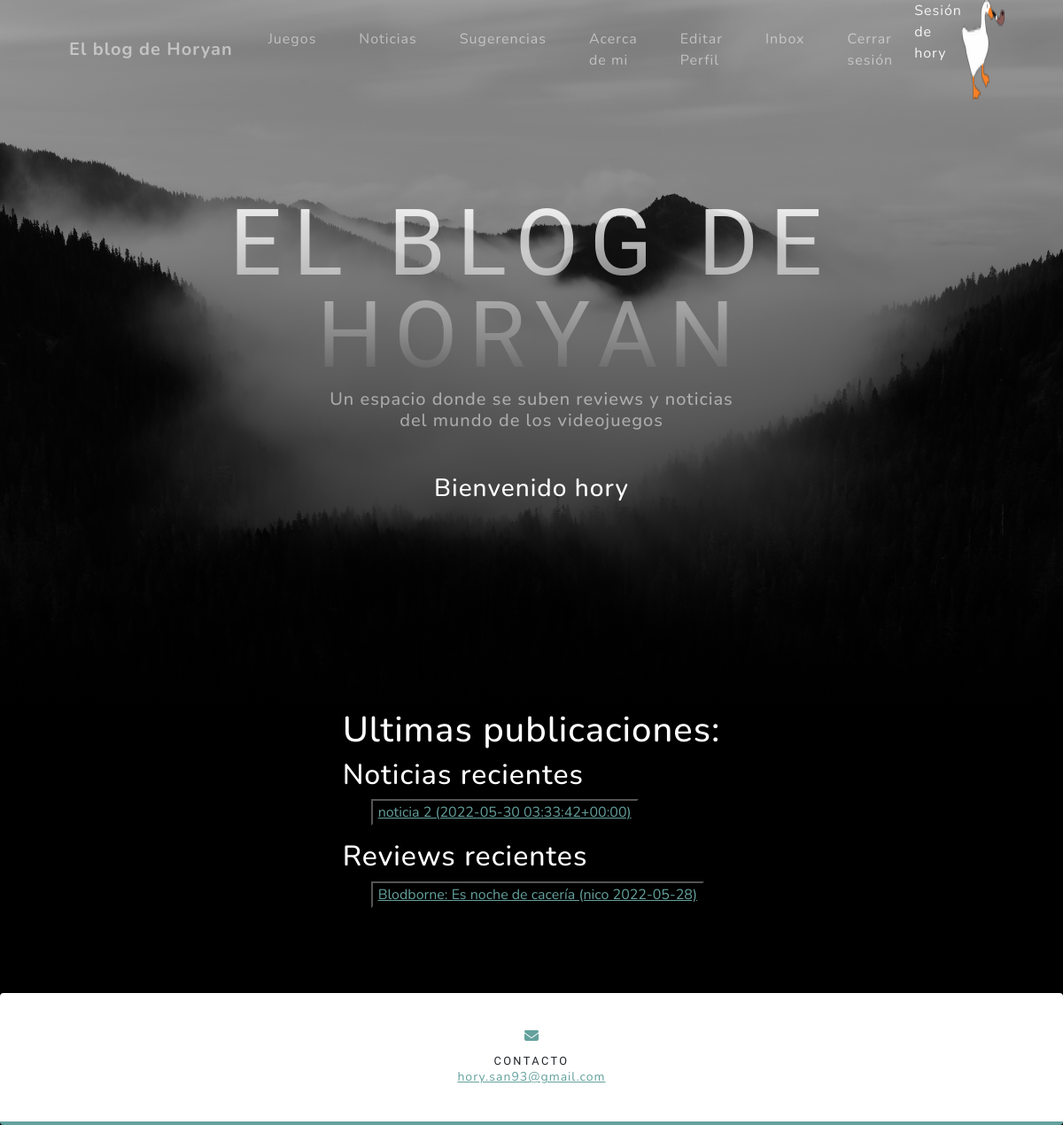
/App/ (signed in), run on the app's committed database.
### App/models.py (models this page shows)
class Noticia(models.Model):
    titulo = models.CharField(max_length=50)
    texto = RichTextField()
    imagen = models.ImageField()
    fecha =  models.DateTimeField(default=timezone.now)
    autor = models.ForeignKey(User, on_delete=models.CASCADE, blank= True, null=True)
    def __str__(self):
        return self.titulo+" ("+str(self.fecha)+")"

class Juego(models.Model):
    titulo = models.CharField(max_length=50)
    subtitulo = models.CharField(max_length=100)
    categoria = models.CharField(max_length=50)
    texto = RichTextField()
    imagen = models.ImageField(upload_to = "fotos_juegos", blank = True, null=True)
    fecha = models.DateField()
    autor = models.ForeignKey(User, on_delete=models.CASCADE, blank= True, null=True)
    def __str__(self):
        return self.titulo+": "+self.subtitulo+" ("+str(self.autor)+" "+str(self.fecha)+")"

### App/views.py (the view)
# urls.py: path('', views.inicio, name= 'inicio'),
def inicio(request):
    juegos_recientes = Juego.objects.order_by('-fecha')[:1]
    noticias_recientes = Noticia.objects.order_by('-fecha')[:1]
    if request.user.is_authenticated:
        avatar=Avatar.objects.filter(user=request.user)
        if not(avatar):
            return render(request,"App/inicio.html",{'juegos_recientes':juegos_recientes, 'noticias_recientes':noticias_recientes})
        return render(request,"App/inicio.html",{'url':avatar[0].avatar.url, 'juegos_recientes':juegos_recientes, 'noticias_recientes':noticias_recientes})
    return render(request,"App/inicio.html",{'juegos_recientes':juegos_recientes, 'noticias_recientes':noticias_recientes})

### App/templates/App/inicio.html
{% extends "App/padre.html" %}
{% load static %}
{% block titulo %}
<H1 class="mx-auto my-0 text-uppercase">El Blog de Horyan</H1>
<h2 class="text-white-50 mx-auto mt-2 mb-5"> Un espacio donde se suben reviews y noticias del mundo de los videojuegos </h2>
{% if request.user.is_authenticated %}
<h3 style="color:white"> Bienvenido {{user}}    </h3>
{% endif %}
{% endblock %}
{% block contenidoQueCambia %}
{% if not respuesta %}
<body style="background-color:black">
    <h1 style="color:rgb(255, 255, 255)"> Ultimas publicaciones: </h1>
    <h2 style="color:rgb(255, 255, 255)"> Noticias recientes </h2>
        <ul style="color:whitesmoke;">
            {% for noticia in noticias_recientes %}
                <button style="background-color: black">
                    <a href="{% url 'noticia_detalle' noticia.id %}"> {{noticia}} </a>
                </button>
            {% endfor %}
        </ul>
    <h2 style="color:rgb(255, 255, 255)"> Reviews recientes </h2>
        <ul style="color:whitesmoke;">
            {% for juego in juegos_recientes %}
                <button style="background-color: black">
                    <a href="{% url 'juego_detalle' juego.id %}"> {{juego}} </a>
                </button>
            {% endfor %}
        </ul>
</body>
{% endif %}
{% endblock %}
{% block contacto %}
<section class="contact-section bg-black">
            <div class="row-md-4 mb-3 mb-md-0">
                <div class="card py-4 h-100">
                    <div class="card-body text-center">
                        <i class="fas fa-envelope text-primary mb-2"></i>
                        <h4 class="text-uppercase m-0">Contacto</h4>
                        <div class="small text-black-50"><a href="#!">hory.san93@gmail.com</a></div>
                    </div>
                </div>
            </div>
</section>
{% endblock %}

### App/templates/App/padre.html (shortened to what this page needs)
<!DOCTYPE html>
<html lang="en">
    <head>
        {% load static %}
        <link href="{% static 'App/css/styles.css' %}" rel="stylesheet" />
    </head>
    <body id="page-top">
        <nav class="navbar navbar-expand-lg navbar-light fixed-top" id="mainNav">
            <div class="container px-4 px-lg-5">
                <a class="navbar-brand" href="{% url 'inicio' %}">El blog de Horyan</a>
                <div class="collapse navbar-collapse" id="navbarResponsive">
                    <ul class="navbar-nav ms-auto">
                        <li class="nav-item"><a class="nav-link" href="{% url 'juego_listar' %}">Juegos</a></li>
                        <li class="nav-item"><a class="nav-link" href="{% url 'noticia_listar' %}">Noticias</a></li>
                        <li class="nav-item"><a class="nav-link" href="{% url 'sugerencia_listar'%}">Sugerencias</a></li>
                        <li class="nav-item"><a class="nav-link" href="{% url 'acercademi'%}">Acerca de mi</a></li>
                        {% if not request.user.is_authenticated %}
                        <li class="nav-item"><a class="nav-link" href="{% url 'login'%}">Iniciar Sesión</a></li>
                        <li class="nav-item"><a class="nav-link" href="{% url 'register'%}">Nuevo Usuario</a></li>
                        {% else %}
                        <li class="nav-item"><a class="nav-link" href="{% url 'editarPerfil'%}">Editar Perfil</a></li>
                        <li class="nav-item"><a class="nav-link" href="{% url 'inbox'%}">Inbox</a></li>
                        <li class="nav-item"><a class="nav-link" href="{% url 'logout'%}">Cerrar sesión</a></li>
                        <h7 style="color:whitesmoke"> Sesión de {{user}} </h7>
                        <img  src="{{ url }}" alt=""/>
                        {% endif %}
                    </ul>
                </div>
            </div>
        </nav>
        <header class="masthead">
            <div class="container px-4 px-lg-5 d-flex h-100 align-items-center justify-content-center">
                <div class="d-flex justify-content-center">
                    <div class="text-center">
                        {% block titulo %}{% endblock %}
                    </div>
                </div>
            </div>
        </header>
        <div class="d-flex justify-content-center">
            <section class="mx-auto my-0">
                    {% block contenidoQueCambia %}
                    {% endblock %}
            </section>
        </div>
        {% block contacto %}
        {% endblock %}
    </body>
</html>

### data on the page
Noticia: titulo+fecha "noticia 2 (2022-05-30 03:33:42+00:00)"
Juego: titulo+subtitulo+autor "Blodborne: Es noche de cacería (nico 2022-05-28)"

### other printed values
{{ user }} "hory"
